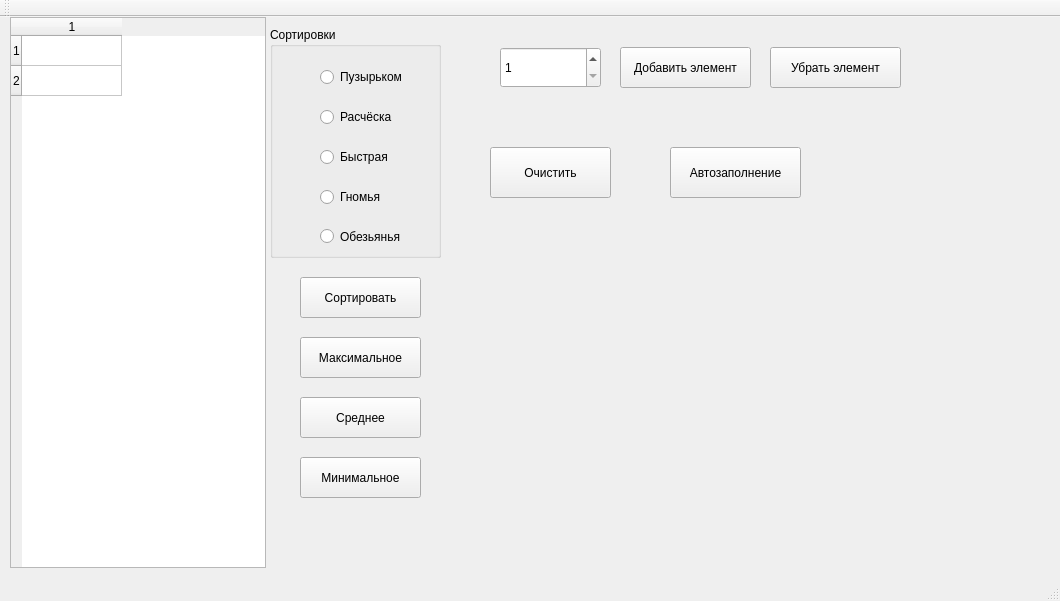
<?xml version="1.0" encoding="UTF-8"?>
<ui version="4.0">
 <class>MainWindow</class>
 <widget class="QMainWindow" name="MainWindow">
  <property name="geometry">
   <rect>
    <x>0</x>
    <y>0</y>
    <width>1060</width>
    <height>601</height>
   </rect>
  </property>
  <property name="windowTitle">
   <string>MainWindow</string>
  </property>
  <widget class="QWidget" name="centralWidget">
   <widget class="QTableWidget" name="tableWidget">
    <property name="geometry">
     <rect>
      <x>10</x>
      <y>0</y>
      <width>256</width>
      <height>551</height>
     </rect>
    </property>
    <property name="rowCount">
     <number>2</number>
    </property>
    <property name="columnCount">
     <number>1</number>
    </property>
    <row/>
    <row/>
    <column/>
   </widget>
   <widget class="QPushButton" name="pushButton_addrow">
    <property name="geometry">
     <rect>
      <x>620</x>
      <y>30</y>
      <width>131</width>
      <height>41</height>
     </rect>
    </property>
    <property name="text">
     <string>Добавить элемент</string>
    </property>
   </widget>
   <widget class="QPushButton" name="pushButton_delrow">
    <property name="geometry">
     <rect>
      <x>770</x>
      <y>30</y>
      <width>131</width>
      <height>41</height>
     </rect>
    </property>
    <property name="text">
     <string>Убрать элемент</string>
    </property>
   </widget>
   <widget class="QSpinBox" name="spinBox">
    <property name="geometry">
     <rect>
      <x>500</x>
      <y>30</y>
      <width>101</width>
      <height>41</height>
     </rect>
    </property>
    <property name="minimum">
     <number>1</number>
    </property>
    <property name="maximum">
     <number>20</number>
    </property>
   </widget>
   <widget class="QPushButton" name="pushButton_random">
    <property name="geometry">
     <rect>
      <x>670</x>
      <y>130</y>
      <width>131</width>
      <height>51</height>
     </rect>
    </property>
    <property name="text">
     <string>Автозаполнение</string>
    </property>
   </widget>
   <widget class="QPushButton" name="pushButton_magik">
    <property name="geometry">
     <rect>
      <x>300</x>
      <y>260</y>
      <width>121</width>
      <height>41</height>
     </rect>
    </property>
    <property name="text">
     <string>Сортировать</string>
    </property>
   </widget>
   <widget class="QGroupBox" name="groupBox">
    <property name="geometry">
     <rect>
      <x>270</x>
      <y>10</y>
      <width>171</width>
      <height>231</height>
     </rect>
    </property>
    <property name="title">
     <string>Сортировки</string>
    </property>
    <widget class="QRadioButton" name="radioButton_puz">
     <property name="geometry">
      <rect>
       <x>50</x>
       <y>40</y>
       <width>95</width>
       <height>20</height>
      </rect>
     </property>
     <property name="text">
      <string>Пузырьком</string>
     </property>
    </widget>
    <widget class="QRadioButton" name="radioButton_fast">
     <property name="geometry">
      <rect>
       <x>50</x>
       <y>120</y>
       <width>95</width>
       <height>20</height>
      </rect>
     </property>
     <property name="text">
      <string>Быстрая</string>
     </property>
    </widget>
    <widget class="QRadioButton" name="radioButton_gnom">
     <property name="geometry">
      <rect>
       <x>50</x>
       <y>160</y>
       <width>95</width>
       <height>20</height>
      </rect>
     </property>
     <property name="text">
      <string>Гномья</string>
     </property>
    </widget>
    <widget class="QRadioButton" name="radioButton_rasch">
     <property name="geometry">
      <rect>
       <x>50</x>
       <y>80</y>
       <width>95</width>
       <height>20</height>
      </rect>
     </property>
     <property name="text">
      <string>Расчёска</string>
     </property>
    </widget>
    <widget class="QRadioButton" name="radioButton_saru">
     <property name="geometry">
      <rect>
       <x>50</x>
       <y>199</y>
       <width>95</width>
       <height>21</height>
      </rect>
     </property>
     <property name="text">
      <string>Обезьянья</string>
     </property>
    </widget>
   </widget>
   <widget class="QPushButton" name="pushButton_max">
    <property name="geometry">
     <rect>
      <x>300</x>
      <y>320</y>
      <width>121</width>
      <height>41</height>
     </rect>
    </property>
    <property name="text">
     <string>Максимальное</string>
    </property>
   </widget>
   <widget class="QPushButton" name="pushButton_min">
    <property name="geometry">
     <rect>
      <x>300</x>
      <y>440</y>
      <width>121</width>
      <height>41</height>
     </rect>
    </property>
    <property name="text">
     <string>Минимальное</string>
    </property>
   </widget>
   <widget class="QPushButton" name="pushButton_mid">
    <property name="geometry">
     <rect>
      <x>300</x>
      <y>380</y>
      <width>121</width>
      <height>41</height>
     </rect>
    </property>
    <property name="text">
     <string>Среднее</string>
    </property>
   </widget>
   <widget class="QLabel" name="label_max">
    <property name="geometry">
     <rect>
      <x>440</x>
      <y>330</y>
      <width>91</width>
      <height>16</height>
     </rect>
    </property>
    <property name="text">
     <string/>
    </property>
   </widget>
   <widget class="QLabel" name="label_mid">
    <property name="geometry">
     <rect>
      <x>440</x>
      <y>390</y>
      <width>91</width>
      <height>16</height>
     </rect>
    </property>
    <property name="text">
     <string/>
    </property>
   </widget>
   <widget class="QLabel" name="label_min">
    <property name="geometry">
     <rect>
      <x>440</x>
      <y>450</y>
      <width>91</width>
      <height>16</height>
     </rect>
    </property>
    <property name="text">
     <string/>
    </property>
   </widget>
   <widget class="QPushButton" name="pushButton_clear">
    <property name="geometry">
     <rect>
      <x>490</x>
      <y>130</y>
      <width>121</width>
      <height>51</height>
     </rect>
    </property>
    <property name="text">
     <string>Очистить</string>
    </property>
   </widget>
  </widget>
  <widget class="QMenuBar" name="menuBar">
   <property name="geometry">
    <rect>
     <x>0</x>
     <y>0</y>
     <width>1060</width>
     <height>21</height>
    </rect>
   </property>
  </widget>
  <widget class="QToolBar" name="mainToolBar">
   <attribute name="toolBarArea">
    <enum>TopToolBarArea</enum>
   </attribute>
   <attribute name="toolBarBreak">
    <bool>false</bool>
   </attribute>
  </widget>
  <widget class="QStatusBar" name="statusBar"/>
 </widget>
 <layoutdefault spacing="6" margin="11"/>
 <resources/>
 <connections/>
</ui>
